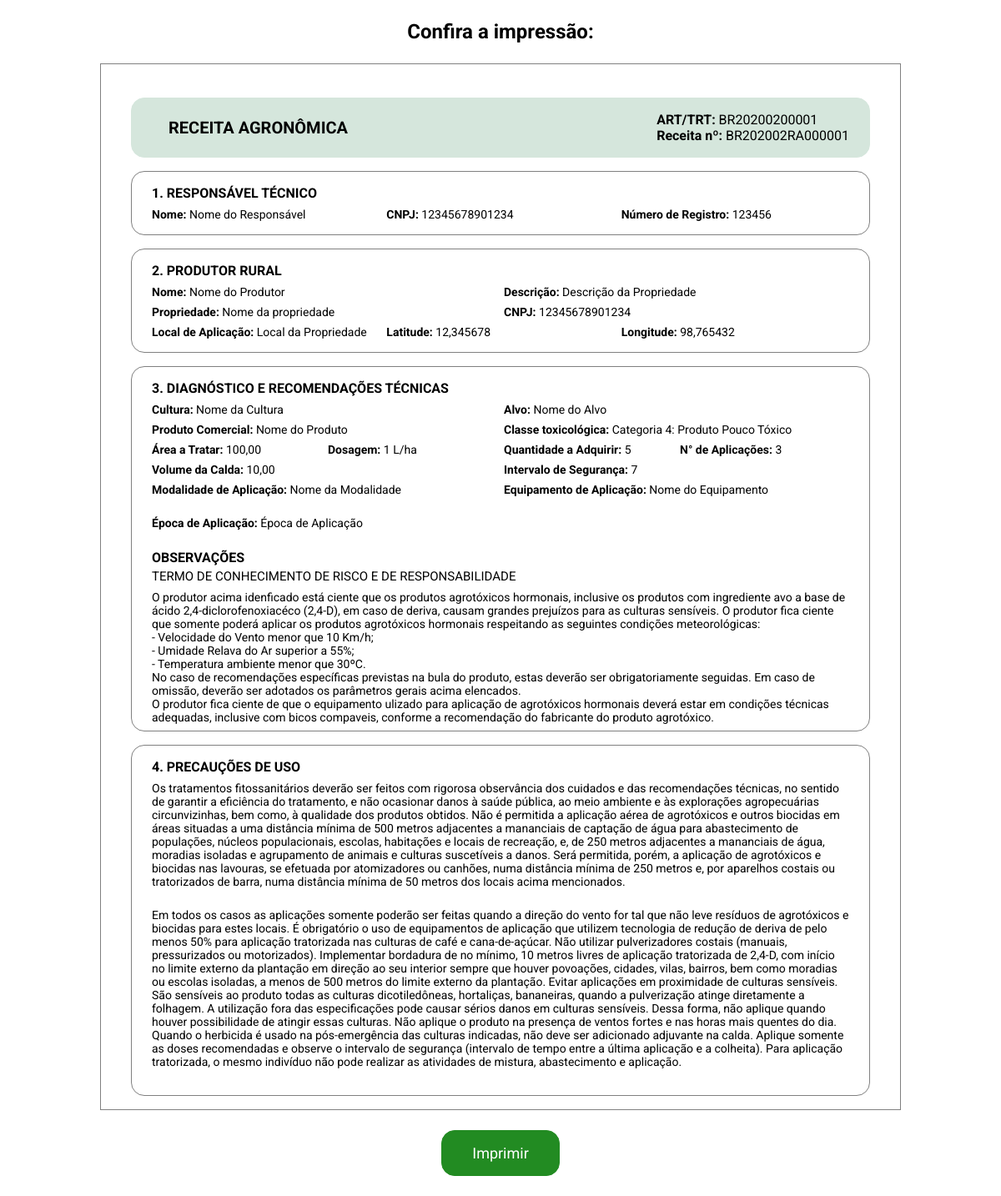
Page /exibir-diagnostico/ on the earlier database version.
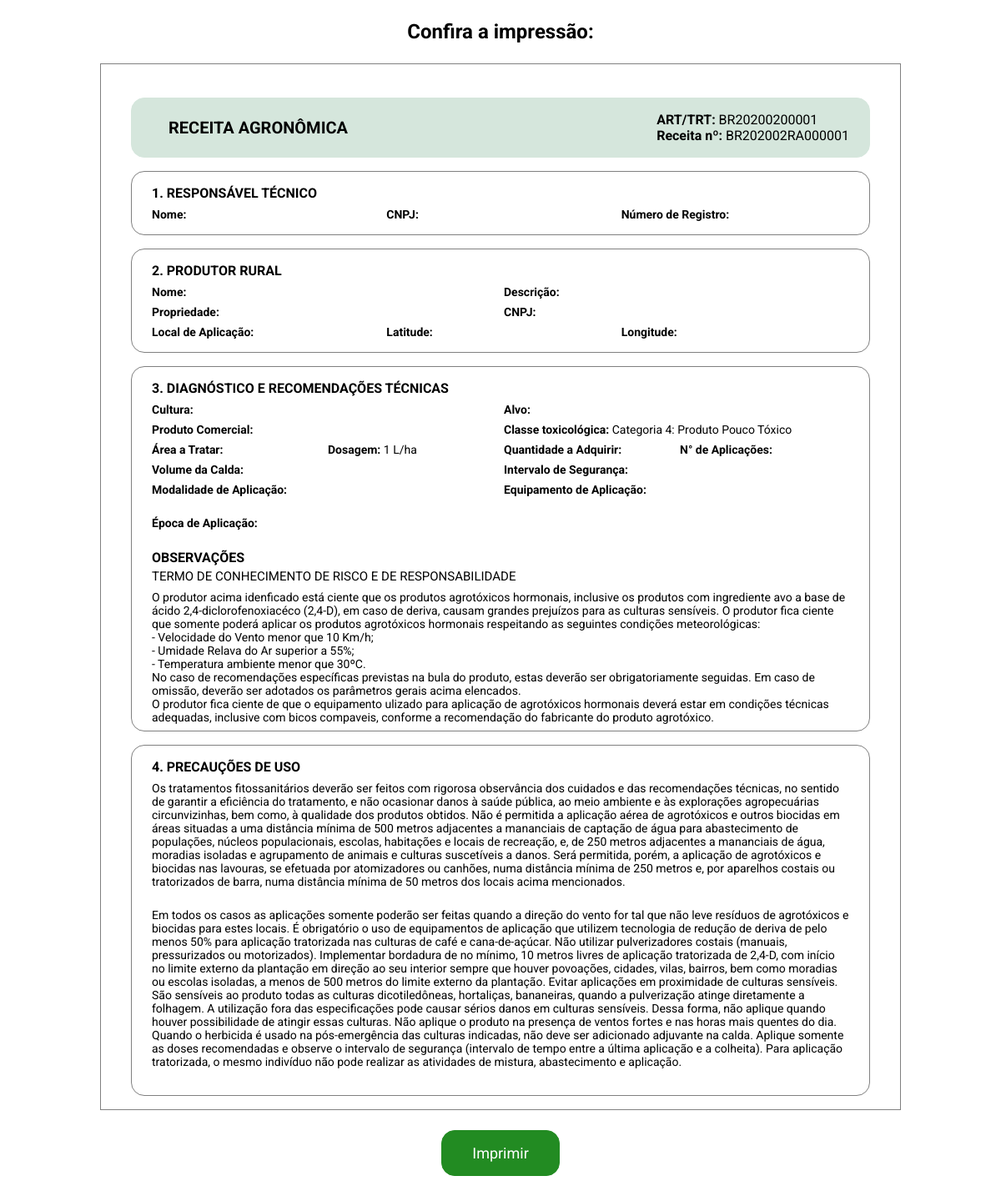
Same page on the later database version.
### diagnosticos/models.py (models this page shows)
class ResponsavelTecnico(models.Model):
    nome = models.CharField(max_length=50)
    cnpj = models.CharField(max_length=14)
    numero_registro = models.CharField(max_length=20)
    class Meta:
        verbose_name="Responsável técnico"
        verbose_name_plural="Responsáveis técnicos"

class ProdutorRural(models.Model):
    nome = models.CharField(max_length=50)
    propriedade = models.ForeignKey("diagnosticos.Propriedade", on_delete=models.CASCADE)
    class Meta:
        verbose_name="Produtor rural"
        verbose_name_plural="Produtores rurais"

class Propriedade(models.Model):
    nome = models.CharField(max_length=30)
    descricao = models.CharField(max_length=200)
    cnpj = models.CharField(max_length=14)
    local = models.CharField(max_length=100)
    latitude = models.DecimalField(max_digits=9, decimal_places=6)
    longitude = models.DecimalField(max_digits=9, decimal_places=6)
    def __str__(self):
        return f"{self.nome}"
    class Meta:
        verbose_name="Propriedade"
        verbose_name_plural="Propriedades"

class Diagnostico(models.Model):
    cultura = models.CharField(max_length=100)
    produto_comercial = models.CharField(max_length=100)
    alvo = models.CharField(max_length=100)
    area_a_tratar = models.DecimalField(max_digits=8, decimal_places=2)
    volume_da_calda = models.DecimalField(max_digits=8, decimal_places=2)
    intervalo_de_seguranca = models.IntegerField()
    modalidade_aplicacao = models.CharField(max_length=100)
    equipamento_aplicacao = models.CharField(max_length=100)
    quantidade_a_adquirir = models.IntegerField()
    n_aplicacoes = models.IntegerField()
    epoca_aplicacao = models.CharField(max_length=100)
    class Meta:
        verbose_name="Diagnóstico"
        verbose_name_plural="Diagnostícos"

### diagnosticos/views.py (the view)
# urls.py: path('exibir-diagnostico/', views.exibir_diagnostico, name='exibir_diagnostico'),
def exibir_diagnostico(request):
    responsavel = ResponsavelTecnico.objects.first()
    produtor = ProdutorRural.objects.first()
    propriedade = Propriedade.objects.first()
    diagnostico = Diagnostico.objects.first()
    context = {
        'responsavel': responsavel,
        'produtor': produtor,
        'propriedade': propriedade,
        'diagnostico': diagnostico,
    }
    return render(request, 'diagnosticos/impressao.html', context)

### diagnosticos/templates/diagnosticos/impressao.html (shortened to what this page needs)
<!DOCTYPE html>
<html lang="pt-br">
<head>
</head>
<body>
    <header class="cabecalho">
        <h1 class="cabecalho__titulo">Confira a impressão:</h1>
    </header>
    <div class="container">
        <section class="receita">
            <div class="receita__espaco">
                <h1 class="receita__titulo">RECEITA AGRONÔMICA</h1>
                <div class="receita__campos">
                    <p class="receita__item"><span class="span">ART/TRT:</span> BR20200200001</p>
                    <p class="reeita__item"><span class="span">Receita nº:</span> BR202002RA000001</p>
                </div>
            </div>
        </section>
        <section class="responsavel">
            <h3 class="responsavel__titulo">1. RESPONSÁVEL TÉCNICO</h3>
            <div class="responsavel__campos">
                <p class="responsavel__item"><span>Nome:</span> {{ responsavel.nome }}</p>
                <p class="responsavel__item"><span>CNPJ:</span> {{ responsavel.cnpj }}</p>
                <p class="responsavel__item"><span>Número de Registro:</span> {{ responsavel.numero_registro }}</p>
            </div>
        </section>
        <section class="produtor">
            <h3 class="produtor__titulo">2. PRODUTOR RURAL</h3>
            <div class="produtor__campos">
                <p class="produtor__item"><span>Nome:</span> {{ produtor.nome }}</p>
                <p class="produtor__item"><span>Descrição:</span> {{ propriedade.descricao }}</p>
                <p class="produtor__item"><span>Propriedade:</span> {{ produtor.propriedade }}</p>
                <p class="produtor__item"><span>CNPJ:</span> {{ propriedade.cnpj }}</p>
            </div>
            <div class="produtor__campos--secundario">
                <p class="produtor__item"><span>Local de Aplicação:</span> {{ propriedade.local }}</p>
                <p class="produtor__item"><span>Latitude:</span> {{ propriedade.latitude }}</p>
                <p class="produtor__item"><span>Longitude:</span> {{ propriedade.longitude }}</p>
            </div>
        </section>
        <section class="diagnostico">
            <h3 class="diagnostico__titulo">3. DIAGNÓSTICO E RECOMENDAÇÕES TÉCNICAS</h3>
            <div class="diagnostico__campos">
                <p class="diagnostico__item"><span>Cultura:</span> {{ diagnostico.cultura }}</p>
                <p class="diagnostico__item"><span>Alvo:</span> {{ diagnostico.alvo }}</p>
                <p class="diagnostico__item"><span>Produto Comercial:</span> {{ diagnostico.produto_comercial }}</p>
                <p class="diagnostico__item"><span>Classe toxicológica:</span> Categoria 4: Produto Pouco Tóxico</p>
            </div>
            <div class="diagnostico__campos--secundario">
                <p class="diagnostico__item"><span>Área a Tratar:</span> {{ diagnostico.area_a_tratar }}</p>
                <p class="diagnostico__item"><span>Dosagem:</span> 1 L/ha</p>
                <p class="diagnostico__item"><span>Quantidade a Adquirir:</span> {{ diagnostico.quantidade_a_adquirir }}
                </p>
                <p class="diagnostico__item"><span>N° de Aplicações:</span> {{ diagnostico.n_aplicacoes }}</p>
            </div>
            <div class="diagnostico__campos">
                <p class="diagnostico__item"><span>Volume da Calda:</span> {{ diagnostico.volume_da_calda }}</p>
                <p class="diagnostico__item"><span>Intervalo de Segurança:</span> {{ diagnostico.intervalo_de_seguranca }}</p>
                <p class="diagnostico__item"><span>Modalidade de Aplicação:</span> {{ diagnostico.modalidade_aplicacao }}</p>
                <p class="diagnostico__item"><span>Equipamento de Aplicação:</span> {{ diagnostico.equipamento_aplicacao }}</p>
            </div>
            <div class="diagnostico__campos--terciario">
                <p class="diagnostico__item"><span>Época de Aplicação:</span> {{ diagnostico.epoca_aplicacao }}</p>
            </div>
            <h2 class="diagnostico__titulo--secundario">OBSERVAÇÕES</h2>
            <p class="diagnostico__item--subtitulo">TERMO DE CONHECIMENTO DE RISCO E DE RESPONSABILIDADE</p>
            <p class="diagnostico__texto">
                O produtor acima idenficado está ciente que os produtos agrotóxicos hormonais, inclusive os produtos com
                ingrediente avo a base de ácido 2,4-diclorofenoxiacéco (2,4-D), em caso de deriva, causam grandes
                prejuízos para as culturas sensíveis. O produtor fica ciente que somente poderá aplicar os produtos
                agrotóxicos hormonais respeitando as seguintes condições meteorológicas:
            </p>
            <p class="diagnostico__texto">- Velocidade do Vento menor que 10 Km/h;</p>
            <p class="diagnostico__texto">- Umidade Relava do Ar superior a 55%;</p>
            <p class="diagnostico__texto">- Temperatura ambiente menor que 30ºC.</p>
            <p class="diagnostico__texto">No caso de recomendações específicas previstas na bula do produto, estas
                deverão ser obrigatoriamente seguidas. Em caso de omissão, deverão ser adotados os parâmetros gerais
                acima elencados. </p>
            <p class="diagnostico__texto">O produtor fica ciente de que o equipamento ulizado para aplicação de
                agrotóxicos hormonais deverá estar em condições técnicas adequadas, inclusive com bicos compaveis,
                conforme a recomendação do fabricante do produto agrotóxico. </p>
        </section>
        <section class="precaucoes">
            <h3 class="precaucoes__titulo">4. PRECAUÇÕES DE USO</h3>
            <p class="precaucoes__texto">
                Os tratamentos fitossanitários deverão ser feitos com rigorosa observância dos cuidados e das
                recomendações técnicas, no sentido de garantir a eficiência do tratamento, e não ocasionar danos à saúde
                pública, ao meio ambiente e às explorações agropecuárias circunvizinhas, bem como, à qualidade dos
                produtos obtidos. Não é permitida a aplicação aérea de agrotóxicos e outros biocidas em áreas situadas a
                uma distância mínima de 500 metros adjacentes a mananciais de captação de água para abastecimento de
                populações, núcleos populacionais, escolas, habitações e locais de recreação, e, de 250 metros
                adjacentes a mananciais de água, moradias isoladas e agrupamento de animais e culturas suscetíveis a
                danos. Será permitida, porém, a aplicação de agrotóxicos e biocidas nas lavouras, se efetuada por
                atomizadores ou canhões, numa distância mínima de 250 metros e, por aparelhos costais ou tratorizados de
                barra, numa distância mínima de 50 metros dos locais acima mencionados.
            </p>
            <p class="precaucoes__texto">
                Em todos os casos as aplicações somente poderão ser feitas quando a direção do vento for tal que não
                leve resíduos de agrotóxicos e biocidas para estes locais. É obrigatório o uso de equipamentos de
                aplicação que utilizem tecnologia de redução de deriva de pelo menos 50% para aplicação tratorizada nas
                culturas de café e cana-de-açúcar. Não utilizar pulverizadores costais (manuais, pressurizados ou
                motorizados). Implementar bordadura de no mínimo, 10 metros livres de aplicação tratorizada de 2,4-D,
                com início no limite externo da plantação em direção ao seu interior sempre que houver povoações,
                cidades, vilas, bairros, bem como moradias ou escolas isoladas, a menos de 500 metros do limite externo
                da plantação. Evitar aplicações em proximidade de culturas sensíveis. São sensíveis ao produto todas as
                culturas dicotiledôneas, hortaliças, bananeiras, quando a pulverização atinge diretamente a folhagem. A
                utilização fora das especificações pode causar sérios danos em culturas sensíveis. Dessa forma, não
                aplique quando houver possibilidade de atingir essas culturas. Não aplique o produto na presença de
                ventos fortes e nas horas mais quentes do dia. Quando o herbicida é usado na pós-emergência das culturas
                indicadas, não deve ser adicionado adjuvante na calda. Aplique somente as doses recomendadas e observe o
                intervalo de segurança (intervalo de tempo entre a última aplicação e a colheita). Para aplicação
                tratorizada, o mesmo indivíduo não pode realizar as atividades de mistura, abastecimento e aplicação.
            </p>
        </section>
    </div>
    <footer class="rodape">
        <button id="iniciar" class="rodape__botao" type="button">Imprimir</button>
    </footer>
</body>
</html>

### diagnosticos/templates/diagnosticos/impressao.html (style rules this page uses)
* { margin: 0; padding: 0; box-sizing: border-box; font-family: Roboto, 'sans-serif'; }
.container { max-width: 960px; width: 100%; margin: 0 auto; border: 1px solid #808080; padding-top: 24px; }
.cabecalho, .rodape { padding: 24px; }
.cabecalho__titulo { font-size: 24px; text-align: center; }
.rodape { display: flex; justify-content: center; }
.rodape__botao { padding: 16px 36px; background-color: #228B22; color: #fff; border: 1px solid #228B22; border-radius: 16px; font-size: 18px; }
.receita { padding: 8px; margin: 16px 36px; border: 1px solid #D5E6DC; background-color: #D5E6DC; border-radius: 16px; }
.receita__espaco { display: flex; padding: 8px 16px; justify-content: space-between; align-items: center; }
.span { font-size: 16px; font-weight: 700; }
.receita__item { font-size: 16px; }
.receita__titulo { font-size: 20px; margin-left: 20px; }
.responsavel, .produtor, .diagnostico, .precaucoes { padding: 8px; margin: 16px 36px; border: 1px solid #808080; border-radius: 16px; }
.responsavel__titulo, .produtor__titulo, .diagnostico__titulo, .precaucoes__titulo { margin: 8px 16px; font-size: 16px; }
.produtor__campos, .diagnostico__campos { margin: 8px 16px; display: grid; grid-template-columns: repeat(2, 1fr); grid-template-rows: auto; gap: 8px; }
.produtor__campos--secundario, .responsavel__campos { margin: 8px 16px; display: grid; grid-template-columns: repeat(3, 1fr); grid-template-rows: auto; gap: 8px; }
.diagnostico__campos--secundario { margin: 8px 16px; display: grid; grid-template-columns: repeat(4, 1fr); gap: 8px; }
.diagnostico__campos--terciario { margin: 24px 16px; display: grid; grid-template-columns: repeat(1, 1fr); }
span { font-weight: 700; font-size: 14px; }
.diagnostico__titulo--secundario { margin-top: 8px; font-size: 16px; margin: 0 16px; margin-bottom: 4px; }
.diagnostico__item--subtitulo { font-size: 15px; margin: 0 16px; margin-bottom: 8px; }
.produtor__item, .responsavel__item, .diagnostico__item { font-size: 14px; }
.diagnostico__texto, .precaucoes__texto { font-size: 14px; margin: 0px 16px; }
.precaucoes__texto { margin-bottom: 24px; }

Differences in the rows shown:
removed ResponsavelTecnico: nome "Nome do Responsável", cnpj "12345678901234", numero_registro "123456"
removed ProdutorRural: nome "Nome do Produtor", propriedade "Nome da propriedade"
removed Propriedade: descricao "Descrição da Propriedade", cnpj "12345678901234", local "Local da Propriedade", latitude "12,345678", longitude "98,765432"
removed Diagnostico: cultura "Nome da Cultura", alvo "Nome do Alvo", produto_comercial "Nome do Produto", area_a_tratar "100,00", quantidade_a_adquirir "5", n_aplicacoes "3", volume_da_calda "10,00", intervalo_de_seguranca "7", modalidade_aplicacao "Nome da Modalidade", equipamento_aplicacao "Nome do Equipamento", epoca_aplicacao "Época de Aplicação"
